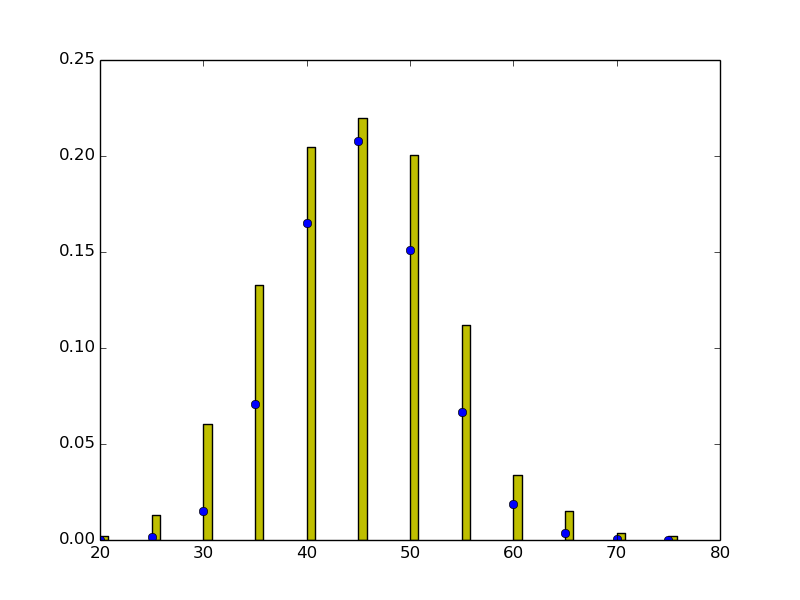

Python code for this plot:

"""election_poisson.py: 

Last modified: Sat Jan 18, 2014  05:01PM

"""
    
__author__           = "Dilawar Singh"
__copyright__        = "Copyright 2013, Dilawar Singh and NCBS Bangalore"
__credits__          = ["NCBS Bangalore"]
__license__          = "GNU GPL"
__version__          = "1.0.0"
__maintainer__       = "Dilawar Singh"
__email__            = "[email redacted]"
__status__           = "Development"


import os
import sys
from collections import Counter
from scipy.stats import poisson, ks_2samp
import csv

votes = {}
totalVotes = Counter()
winner = {}
winnerShare = Counter()

def buildDB(filename):
    f = open(filename, 'r') 
    incsv = csv.reader(f, delimiter=',', quotechar='"')
    incsv.next()
    for l in incsv:
        constituency = l[1]
        candidate = l[2]
        votes[candidate] = int(l[3])
        totalVotes[constituency] += votes[candidate]
        if l[4] == "yes":
            winner[constituency] = candidate 

def processWinners(winners):
    share = []
    for w in winners:
        winner = winners[w]
        v = votes[winner]
        #print("{} won. votes {} outof {}".format(winner, v, totalVotes[w]))
        share.append(100 * float(v) / totalVotes[w])
    newShare = []
    for x in share:
        if int(x) > 0:
            newShare.append(5 * int(x/5.0))
    winnerShare = Counter(newShare)
    plot(winnerShare)

def plot(counter):
    print("[INFO] Plotting counter")
    import pylab
    x = list(counter)
    y = counter.values()
    totalY = sum(y)
    y = [ float(r) / totalY for r in y ]
    #assert sum(y) == 1.0, "Not equalt to 1.0 != {}".format(sum(y))
    # mean and std-deviation
    fig, ax = pylab.subplots()
    ax.bar(x, y, color='y')
    poss = poisson.pmf(x, 45)
    factor = 1.0 / sum(poss)
    ax.plot(x, 0.7 * factor * poss, 'o')
    print ks_2samp(poss, y)
    pylab.savefig('election_poisson.png')

def main():
    filename = sys.argv[1]
    buildDB(filename)
    processWinners(winner)

if __name__ == '__main__':
    main()
